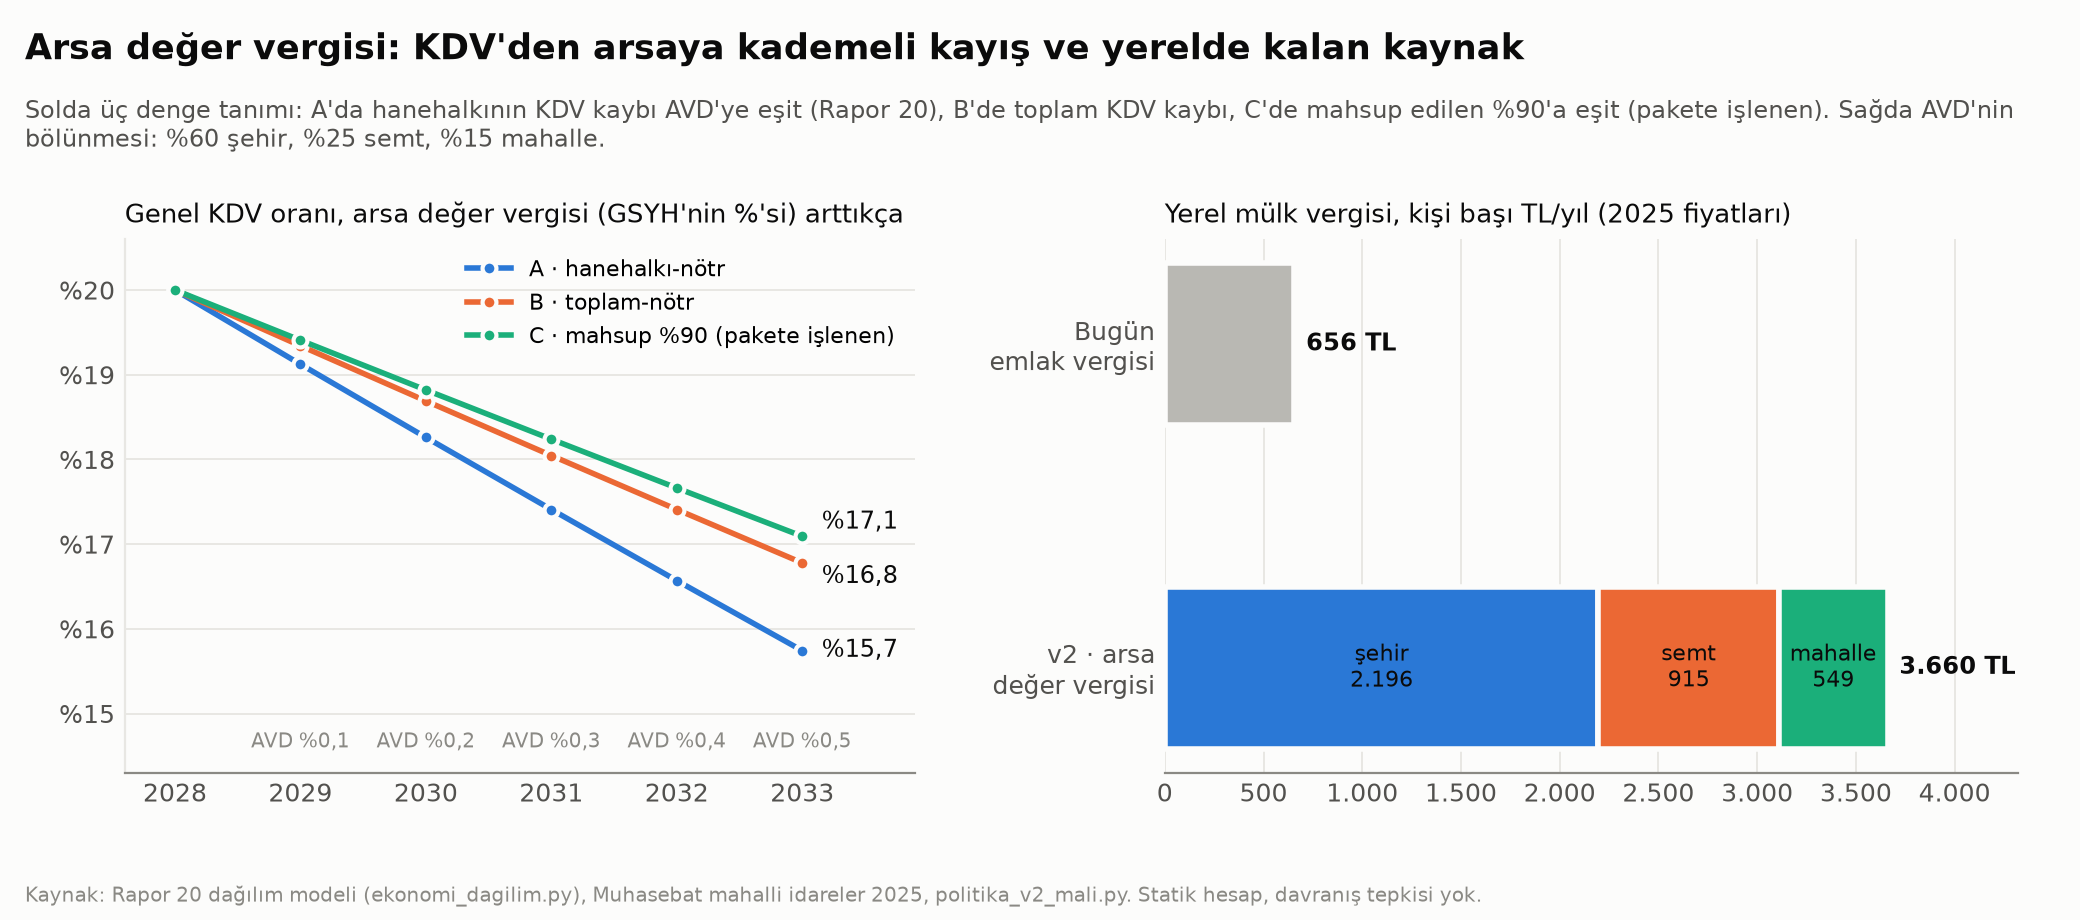

The script that saved this image:
"""
Faz 5 · Rapor 2 — Politika paketi v2: mali etki hesapları
=========================================================
Üç yeni öneri grubunun sayısal etkisi. Statik hesap; davranış tepkisi yok, bütün varsayımlar [V] ile işaretli.

1. Arsa değer vergisi (öneri E1–E5): 2029–2033 kademeli geçiş. Her yıl arsa değer vergisi (AVD) hasılatı kadar genel
   KDV indirimi. İki denge tanımı:
     A · hanehalkı-nötr: hanehalkının KDV kaybı = AVD (Rapor 20'nin S3 hesabı; hanehalkı dışı KDV ihmal)
     B · toplam-nötr: toplam KDV kaybı = AVD; hanehalkı dışı KDV (%25 [V]) aynı oranda düşer
     C · pakete işlenen kural: AVD'nin %90'ı merkezi paydan mahsup edilir, %10'u belediyede kalır (Rapor 24);
         toplam KDV kaybı mahsup edilen tutara eşit → merkez nötr
   Dilimlere net etki Rapor 20'nin S3C tasarımıyla: konut + işletme arsası, alt iki dilimde tek konut muaf.
2. Yerel kaynak (B3, B4, E5): AVD'nin şehir genel bütçesi / semt bütçesi / mahalle bütçesi arasında bölünmesi
   (%60 / %25 / %15 [V, öneri]) ve merkezi vergi paylarıyla denkleştirme.
3. Karma kullanım (P6, O4): zemin kat dükkânının Otopark Yönetmeliği Ek-1'e göre otopark yükü; model mahalle v2.1.

Girdi : 05_ANALIZ/kod/ekonomi_dagilim.py (fonksiyonları için çalıştırılır; kendi çıktılarını aynen yeniden yazar),
        05_ANALIZ/sonuclar/ekonomi_kademe_parametre.csv, ekonomi_yerel_gelirler.csv,
        08_MEVZUAT_POLITIKA/finansman_modeli/varsayimlar.csv (M6), 07_TASARIM_CIZIM/model_mahalle_v2/metrikler.csv
Çıktı : 08_MEVZUAT_POLITIKA/politika_v2/avd_gecis.csv, yerel_kaynak.csv, karma_kullanim_otopark.csv,
        politika_v2_mali.png|svg
Çalıştırma: PYTHONIOENCODING=utf-8 python 08_MEVZUAT_POLITIKA/politika_v2/politika_v2_mali.py
            (önce 05_ANALIZ/kod/ekonomi_veri.py; ekonomi_dagilim.py bu betiğin içinde çalışır)
"""
import contextlib
import io
import runpy
import sys
from pathlib import Path

import matplotlib

matplotlib.use("Agg")
import matplotlib.pyplot as plt
import matplotlib.ticker as mt
import pandas as pd

sys.stdout.reconfigure(encoding="utf-8")
KOK = Path(__file__).resolve().parents[2]
SON = KOK / "05_ANALIZ" / "sonuclar"
CIK = Path(__file__).resolve().parent
MAVI, TURUNCU, AQUA = "#2a78d6", "#eb6834", "#1baf7a"
YAZI, YAZI_2, YAZI_3, ZEMIN, IZGARA, GRI = "#0b0b0b", "#52514e", "#8a8984", "#fcfcfb", "#e8e7e3", "#b9b8b3"
plt.rcParams.update({"font.family": "DejaVu Sans", "font.size": 9, "figure.facecolor": ZEMIN, "axes.facecolor": ZEMIN,
                     "axes.edgecolor": YAZI_3, "axes.labelcolor": YAZI_2, "xtick.color": YAZI_2, "ytick.color": YAZI_2,
                     "axes.titlesize": 10, "svg.fonttype": "none"})


def tr(x, nd=1):
    return f"{x:,.{nd}f}".replace(",", "§").replace(".", ",").replace("§", ".")


# ---------------------------------------------------------------- 1. arsa değer vergisi geçişi
# Rapor 20'nin dağılım modeli; çıktısı gizlenir (kendi CSV'lerini birebir yeniden yazar)
tampon = io.TextIOWrapper(io.BytesIO(), encoding="utf-8")
with contextlib.redirect_stdout(tampon):
    D = runpy.run_path(str(KOK / "05_ANALIZ" / "kod" / "ekonomi_dagilim.py"), run_name="ekonomi_dagilim")
kdv_senaryo, oran, Q, Y_q = D["kdv_senaryo"], D["oran"], D["Q"], D["Y_q"]
GSYH, HANE_PAYI = D["GSYH_2025"], D["HANE_PAYI_KDV"]
yuk_C = 0.60 * D["konut_muaf"] + 0.40 * D["isletme"]   # S3C: dilimlerin AVD'deki payı


def genel_oran(hedef, kapsam):
    """Genel KDV oranı: kapsam × hanehalkı KDV kaybı = hedef olacak şekilde (ikiye bölme)."""
    lo, hi = 0.0, 0.20
    for _ in range(60):
        m = (lo + hi) / 2
        kayip = -kdv_senaryo("x", oran.where(oran != 0.20, m)).sum() * kapsam
        lo, hi = (lo, m) if kayip < hedef else (m, hi)
    return (lo + hi) / 2


GECIS = [(2028, 0.0), (2029, 0.001), (2030, 0.002), (2031, 0.003), (2032, 0.004), (2033, 0.005)]  # [V, öneri]
MAHSUP = 0.90                                       # E5: merkezi paydan mahsup oranı (Rapor 24 telafisi) [V, öneri]
satir = []
for yil, pay in GECIS:
    avd = pay * GSYH
    r = {"yil": yil, "avd_gsyh_pct": 100 * pay, "avd_mlr_tl_2025": avd}
    for ad, kapsam, mahsup in (("A", 1.0, 1.0), ("B", 1 / HANE_PAYI, 1.0), ("C", 1 / HANE_PAYI, MAHSUP)):
        g = genel_oran(mahsup * avd, kapsam) if pay > 0 else 0.20
        net = kdv_senaryo("x", oran.where(oran != 0.20, g)) + avd * yuk_C
        r[f"kdv_genel_{ad}_pct"] = 100 * g
        r[f"hanehalki_net_{ad}_mlr"] = net.sum()
        for i, q in enumerate(Q):
            r[f"net_{ad}_dilim{i + 1}_gelire_pct"] = 100 * net[q] / Y_q[q]
    satir.append(r)
gecis = pd.DataFrame(satir)
son = gecis.iloc[-1]
assert abs(son.kdv_genel_A_pct - 100 * D["genel_yeni"]) < 0.01, "Rapor 20 S3 oranıyla tutarsız"
assert abs(son.net_A_dilim1_gelire_pct - (-0.9044)) < 0.01, "Rapor 20 S3C en yoksul dilim değeriyle tutarsız"
gecis.round(4).to_csv(CIK / "avd_gecis.csv", index=False, encoding="utf-8")
print("AVD geçişi (genel KDV oranı, A hanehalkı-nötr / B toplam-nötr / C mahsup %90):")
print(gecis[["yil", "avd_gsyh_pct", "avd_mlr_tl_2025", "kdv_genel_A_pct", "kdv_genel_B_pct", "kdv_genel_C_pct",
             "net_B_dilim1_gelire_pct", "net_C_dilim1_gelire_pct", "net_C_dilim3_gelire_pct",
             "net_C_dilim5_gelire_pct", "hanehalki_net_C_mlr"]].round(2).to_string())

# ---------------------------------------------------------------- 2. yerel kaynak
kp = pd.read_csv(SON / "ekonomi_kademe_parametre.csv").set_index("parametre")
yg = pd.read_csv(SON / "ekonomi_yerel_gelirler.csv").set_index("yil").loc[2025]
nuf = kp.loc["nufus", "ulke"]
PAY = {"sehir_genel": 0.60, "semt": 0.25, "mahalle": 0.15}   # [V, öneri B4/E5]
avd_kisi = kp.loc["arsa_deger_vergisi_gsyh05_mn_tl", "ulke"] * 1e6 / nuf
emlak_kisi = kp.loc["emlak_vergisi_mevcut_mn_tl", "ulke"] * 1e6 / nuf
merkezi_kisi = yg.merkezi_vergi_paylari * 1e9 / nuf
butce_kisi = yg.toplam_butce_geliri * 1e9 / nuf
tuketim_kisi = kp.loc["kdv_otv_hanehalki_yuku_mn_tl", "ulke"] * 1e6 / nuf
yk = [("Bugün: emlak vergisi (bina + arsa + arazi)", emlak_kisi, "D/H"),
      ("v2: arsa değer vergisi, toplam (GSYH %0,5)", avd_kisi, "V/H"),
      ("  şehir belediyesi genel bütçesi (%60)", PAY["sehir_genel"] * avd_kisi, "V"),
      ("  semt bütçesi (%25; semt meclisinin önceliğiyle)", PAY["semt"] * avd_kisi, "V"),
      ("  mahalle bütçesi (%15; mahalle meclisinin önceliğiyle)", PAY["mahalle"] * avd_kisi, "V"),
      ("v2: merkezi paydan mahsup (AVD × %90, E5)", MAHSUP * avd_kisi, "V/H"),
      ("v2: mahsup dışı, belediyede kalan (AVD × %10)", (1 - MAHSUP) * avd_kisi, "V/H"),
      ("Bugün: merkezi vergi payları (5779 s. Kanun)", merkezi_kisi, "D/H"),
      ("Bugün: mahalli idare toplam bütçe geliri", butce_kisi, "D/H"),
      ("Bugün: hanehalkının ödediği KDV + ÖTV", tuketim_kisi, "H")]
yerel = pd.DataFrame(yk, columns=["kalem", "tl_kisi_yil", "isaret"])
for kad in ("mahalle", "semt", "sehir"):
    yerel[f"{kad}_mn_tl"] = yerel.tl_kisi_yil * kp.loc["nufus", kad] / 1e6
oranlar = pd.DataFrame([
    ("AVD / merkezi vergi payları", avd_kisi / merkezi_kisi),
    ("Mahsup (AVD × %90) / merkezi vergi payları (payların azalması, E5)", MAHSUP * avd_kisi / merkezi_kisi),
    ("Semt + mahalle bütçesi / mahalli idare toplam bütçe geliri", (PAY["semt"] + PAY["mahalle"]) * avd_kisi / butce_kisi),
    ("Tüketim vergisi / yerel mülk vergisi, bugün (kat)", tuketim_kisi / emlak_kisi),
    ("Tüketim vergisi / yerel mülk vergisi, v2 A (kat)", (tuketim_kisi - avd_kisi) / (emlak_kisi + avd_kisi))],
    columns=["oran", "deger"])
yerel.round(1).to_csv(CIK / "yerel_kaynak.csv", index=False, encoding="utf-8")
oranlar.round(4).to_csv(CIK / "yerel_kaynak_oranlar.csv", index=False, encoding="utf-8")
print("\nYerel kaynak (TL/kişi·yıl, 2025):")
print(yerel.round(0).to_string())
print(oranlar.round(3).to_string())

# ---------------------------------------------------------------- 3. karma kullanım: zemin kat dükkânının otopark yükü
va = pd.read_csv(KOK / "08_MEVZUAT_POLITIKA" / "finansman_modeli" / "varsayimlar.csv").set_index("anahtar")["deger"]
met = pd.read_csv(KOK / "07_TASARIM_CIZIM" / "model_mahalle_v2" / "metrikler.csv")
n_birim = float(met.loc[met.gosterge.str.startswith("Zemin kat konut dışı birim"), "v2_1"].iloc[0])
BIRIM_M2 = 70.0                                   # model mahalle metrikler: "≈ 70 m²" [H]
A, B = float(va["emlak_degeri_m2"]), float(va["bm_IIIA"])
bedel_yer = (A + B) * 20 * 1.0                     # Otopark Yön. md. 12(11): (A + B) × 20 × Y; Y = 1 [V, M6 ile aynı]
bodrum_yer = float(va["bodrum_m2_yer"]) * B * float(va["bm_kar_haric"]) * float(va["bodrum_ek"])
yer_birim = BIRIM_M2 / 50                          # Ek-1: dükkân 50 m²'ye 1 [D]
kk = []
for fiyat_ad in ("fiyat_tr", "fiyat_istanbul"):
    deger = BIRIM_M2 * float(va[fiyat_ad]) * float(va["ticari_carpan"])
    for yol, tl_yer in (("bedel", bedel_yer), ("bodrum", bodrum_yer)):
        yuk = yer_birim * tl_yer
        kk.append({"fiyat": fiyat_ad, "fiyat_tl_m2": float(va[fiyat_ad]), "karsilama": yol, "birim_m2": BIRIM_M2,
                   "otopark_yer_birim": yer_birim, "tl_yer": tl_yer, "yuk_tl_birim": yuk, "birim_degeri_tl": deger,
                   "yuk_birim_degerine_pct": 100 * yuk / deger, "model_mahalle_birim": n_birim,
                   "model_mahalle_yer": n_birim * yer_birim, "model_mahalle_yuk_mn_tl": n_birim * yuk / 1e6,
                   "O4_sonrasi_yuk_tl": 0.0})
karma = pd.DataFrame(kk)
karma.round(2).to_csv(CIK / "karma_kullanim_otopark.csv", index=False, encoding="utf-8")
print("\nZemin kat dükkânı (70 m²) otopark yükü:")
print(karma[["fiyat", "karsilama", "yuk_tl_birim", "birim_degeri_tl", "yuk_birim_degerine_pct",
             "model_mahalle_yer", "model_mahalle_yuk_mn_tl"]].round(1).to_string())

# ---------------------------------------------------------------- 4. grafik
fig = plt.figure(figsize=(10.4, 4.6))
ax1 = fig.add_axes([0.06, 0.16, 0.38, 0.58])
ax2 = fig.add_axes([0.56, 0.16, 0.41, 0.58])

for ad, renk, etiket, dy in (("A", MAVI, "A · hanehalkı-nötr", 0), ("B", TURUNCU, "B · toplam-nötr", -5),
                             ("C", AQUA, "C · mahsup %90 (pakete işlenen)", 5)):
    ax1.plot(gecis.yil, gecis[f"kdv_genel_{ad}_pct"], color=renk, lw=2, marker="o", ms=5, label=etiket,
             markeredgecolor=ZEMIN, markeredgewidth=1.5)
    ax1.annotate(f"%{tr(gecis[f'kdv_genel_{ad}_pct'].iloc[-1])}", (gecis.yil.iloc[-1], gecis[f"kdv_genel_{ad}_pct"].iloc[-1]),
                 xytext=(7, dy), textcoords="offset points", va="center", fontsize=8.5, color=YAZI)
for _, r in gecis.iloc[1:].iterrows():
    ax1.annotate(f"AVD %{tr(r.avd_gsyh_pct)}", (r.yil, 14.6), ha="center", fontsize=7.2, color=YAZI_3)
ax1.set_ylim(14.3, 20.6)
ax1.set_xlim(2027.6, 2033.9)
ax1.set_xticks(gecis.yil)
ax1.yaxis.set_major_formatter(mt.FuncFormatter(lambda v, _: f"%{tr(v, 0)}"))
ax1.set_title("Genel KDV oranı, arsa değer vergisi (GSYH'nin %'si) arttıkça", loc="left", color=YAZI, fontsize=9.5)
ax1.legend(loc="upper right", frameon=False, fontsize=8)
for s in ("top", "right"):
    ax1.spines[s].set_visible(False)
ax1.spines["left"].set_color(IZGARA)
ax1.grid(axis="y", color=IZGARA, lw=0.7)
ax1.set_axisbelow(True)
ax1.tick_params(length=0)

satirlar = [("Bugün\nemlak vergisi", [(emlak_kisi, GRI, "")]),
            ("v2 · arsa\ndeğer vergisi", [(PAY["sehir_genel"] * avd_kisi, MAVI, "şehir"),
                                          (PAY["semt"] * avd_kisi, TURUNCU, "semt"),
                                          (PAY["mahalle"] * avd_kisi, AQUA, "mahalle")])]
for y, (ad, parcalar) in enumerate(reversed(satirlar)):
    x0 = 0.0
    for deger, renk, et in parcalar:
        ax2.barh(y, deger, left=x0, height=0.5, color=renk, edgecolor=ZEMIN, linewidth=2)
        if et:
            ax2.text(x0 + deger / 2, y, f"{et}\n{tr(deger, 0)}", ha="center", va="center", fontsize=7.8, color=YAZI)
        x0 += deger
    ax2.text(x0 + 60, y, f"{tr(x0, 0)} TL", va="center", fontsize=8.5, color=YAZI, fontweight="bold")
ax2.set_yticks(range(len(satirlar)))
ax2.set_yticklabels([s[0] for s in reversed(satirlar)])
ax2.set_xlim(0, avd_kisi * 1.18)
ax2.xaxis.set_major_formatter(mt.FuncFormatter(lambda v, _: tr(v, 0)))
ax2.set_title("Yerel mülk vergisi, kişi başı TL/yıl (2025 fiyatları)", loc="left", color=YAZI, fontsize=9.5)
for s in ("top", "right", "left"):
    ax2.spines[s].set_visible(False)
ax2.grid(axis="x", color=IZGARA, lw=0.7)
ax2.set_axisbelow(True)
ax2.tick_params(length=0)

fig.text(0.012, 0.965, "Arsa değer vergisi: KDV'den arsaya kademeli kayış ve yerelde kalan kaynak", fontsize=12.5,
         fontweight="bold", color=YAZI, va="top")
fig.text(0.012, 0.895,
         "Solda üç denge tanımı: A'da hanehalkının KDV kaybı AVD'ye eşit (Rapor 20), B'de toplam KDV kaybı, C'de mahsup edilen "
         "%90'a eşit (pakete işlenen). Sağda AVD'nin bölünmesi: %60 şehir, %25 semt, %15 mahalle.",
         fontsize=8.6, color=YAZI_2, va="top", wrap=True)
fig.text(0.012, 0.02, "Kaynak: Rapor 20 dağılım modeli (ekonomi_dagilim.py), Muhasebat mahalli idareler 2025, "
         "politika_v2_mali.py. Statik hesap, davranış tepkisi yok.", fontsize=7.2, color=YAZI_3)
for uz in ("png", "svg"):
    fig.savefig(CIK / f"politika_v2_mali.{uz}", dpi=200)
print("\nYazıldı:", ", ".join(p.name for p in sorted(CIK.glob("*")) if p.suffix in (".csv", ".png", ".svg")))
